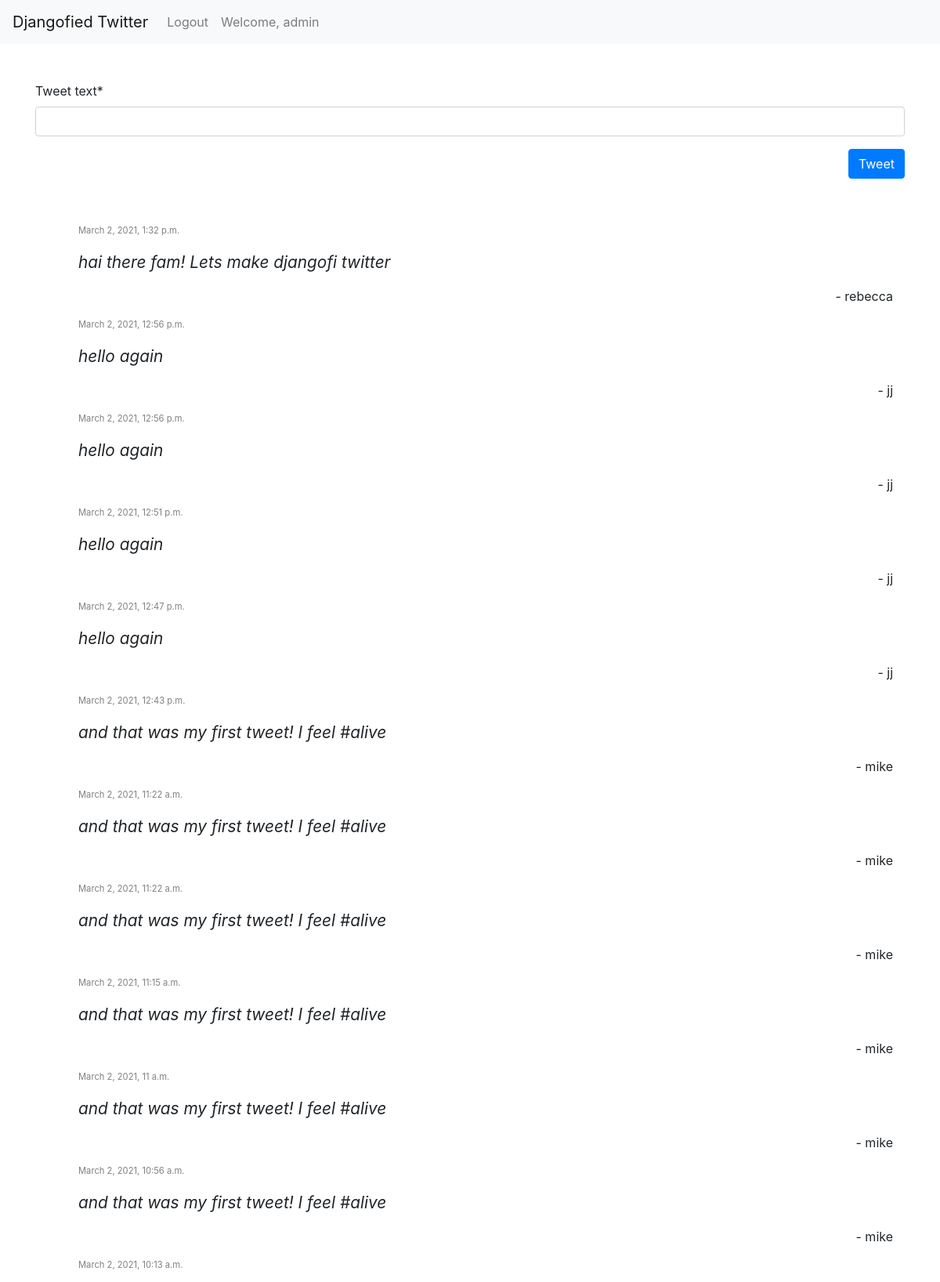
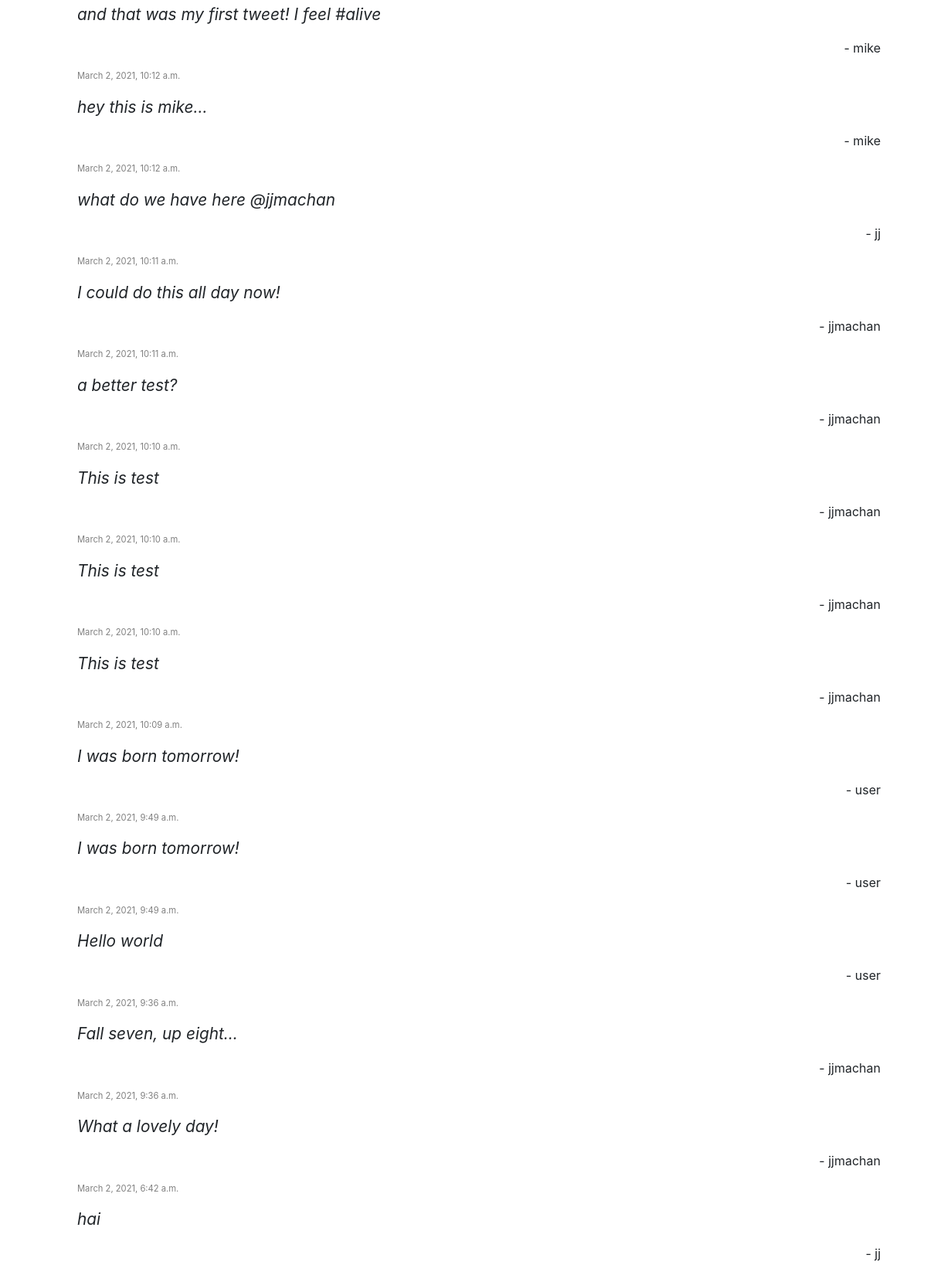
Screenshot of / (signed in) with the database file from the repository (2 pictures, top to bottom).
### accounts/models.py (models this page shows, shortened)
class Tweet(models.Model):
    tweet_text = models.CharField(max_length=200)
    tweet_date = models.DateTimeField('date tweeted',
                            default=timezone.now)
    tweet_likes = models.IntegerField(default=0)
    tweet_by = models.ForeignKey(
            settings.AUTH_USER_MODEL,
            on_delete=models.CASCADE)

### accounts/views.py (the view, shortened to what this page needs)
# urls.py: path('', views.index, name='home'),
def index(request):
    form = NewTweetForm
    tweets = Tweet.objects.order_by('-tweet_date')
    return render(request, 'accounts/home.html',
                  {'post_tweet': form,
                   'tweets': tweets})

### accounts/templates/accounts/home.html (shortened to what this page needs)
{% extends 'accounts/index.html' %}
{% block content %}
{% load crispy_forms_tags %}
{% if user.is_authenticated %}
<div class='container py-5'>
  <form method='POST'>
    {{ post_tweet | crispy }}
    <button class="btn btn-primary float-right" type="submit">Tweet</button>
  </form>
</div>
{% endif %}
<div class="container py-5">
  {% if tweets %}
    <ul>
      {% for tweet in tweets %}
      <div class='container tweet'>
        <p class='date'>{{tweet.tweet_date}}</p>
        <p class='tweet-text'>{{tweet.tweet_text}}</p>
        <p class='username'>- {{ tweet.tweet_by }}</p>
      </div>
      {% endfor %}
    </ul>
  {% else %}
      <p>No polls are available.</p>
  {% endif %}
</div>
{% endblock %}

### accounts/templates/accounts/index.html (shortened to what this page needs)
{% load static %}
<!DOCTYPE html>
<html lang="en">
  <head>
    <link rel="stylesheet" href="https://stackpath.bootstrapcdn.com/bootstrap/4.5.0/css/bootstrap.min.css">
    <link rel="stylesheet" href="{% static 'accounts/feed.css' %}">
  </head>
  <body>
    <nav class="navbar navbar-expand-lg navbar-light bg-light">
      <a class="navbar-brand" href="#">Djangofied Twitter</a>
      <div class="collapse navbar-collapse" id="navbarText">
        <ul class="navbar-nav mr-auto">
          {% if user.is_authenticated %}
          <li class="nav-item">
            <a class="nav-link" href="/logout">Logout</a>
          </li>
          <li class="nav-item">
            <a class="nav-link" href="#">Welcome, {{user.username}}</a>
          </li>
          {% else %}
          <li class="nav-item">
            <a class="nav-link" href="/login">Login</a>
          </li>
          {% endif %}
        </ul>
      </div>
    </nav>
    {% block content %}
    {% endblock %}
  </body>
</html>

### accounts/static/accounts/feed.css (style rules this page uses)
p.date { font-size: 0.7em; color: gray; }
p.tweet-text { font-size: 1.3em; font-style: italic; }
p.username { text-align: right }

### rows the page displays
Tweet: tweet_date "March 2, 2021, 1:32 p.m.", tweet_text "hai there fam! Lets make djangofi twitter", tweet_by "rebecca"
Tweet: tweet_date "March 2, 2021, 12:56 p.m.", tweet_text "hello again", tweet_by "jj"
Tweet: tweet_date "March 2, 2021, 12:56 p.m.", tweet_text "hello again", tweet_by "jj"
Tweet: tweet_date "March 2, 2021, 12:51 p.m.", tweet_text "hello again", tweet_by "jj"
Tweet: tweet_date "March 2, 2021, 12:47 p.m.", tweet_text "hello again", tweet_by "jj"
Tweet: tweet_date "March 2, 2021, 12:43 p.m.", tweet_text "and that was my first tweet! I feel #alive", tweet_by "mike"
Tweet: tweet_date "March 2, 2021, 11:22 a.m.", tweet_text "and that was my first tweet! I feel #alive", tweet_by "mike"
Tweet: tweet_date "March 2, 2021, 11:22 a.m.", tweet_text "and that was my first tweet! I feel #alive", tweet_by "mike"
Tweet: tweet_date "March 2, 2021, 11:15 a.m.", tweet_text "and that was my first tweet! I feel #alive", tweet_by "mike"
Tweet: tweet_date "March 2, 2021, 11 a.m.", tweet_text "and that was my first tweet! I feel #alive", tweet_by "mike"
Tweet: tweet_date "March 2, 2021, 10:56 a.m.", tweet_text "and that was my first tweet! I feel #alive", tweet_by "mike"
Tweet: tweet_date "March 2, 2021, 10:13 a.m.", tweet_text "and that was my first tweet! I feel #alive", tweet_by "mike"
Tweet: tweet_date "March 2, 2021, 10:12 a.m.", tweet_text "hey this is mike...", tweet_by "mike"
Tweet: tweet_date "March 2, 2021, 10:12 a.m.", tweet_text "what do we have here @jjmachan", tweet_by "jj"
Tweet: tweet_date "March 2, 2021, 10:11 a.m.", tweet_text "I could do this all day now!", tweet_by "jjmachan"
Tweet: tweet_date "March 2, 2021, 10:11 a.m.", tweet_text "a better test?", tweet_by "jjmachan"
Tweet: tweet_date "March 2, 2021, 10:10 a.m.", tweet_text "This is test", tweet_by "jjmachan"
Tweet: tweet_date "March 2, 2021, 10:10 a.m.", tweet_text "This is test", tweet_by "jjmachan"
Tweet: tweet_date "March 2, 2021, 10:10 a.m.", tweet_text "This is test", tweet_by "jjmachan"
Tweet: tweet_date "March 2, 2021, 10:09 a.m.", tweet_text "I was born tomorrow!", tweet_by "user"
Tweet: tweet_date "March 2, 2021, 9:49 a.m.", tweet_text "I was born tomorrow!", tweet_by "user"
Tweet: tweet_date "March 2, 2021, 9:49 a.m.", tweet_text "Hello world", tweet_by "user"
Tweet: tweet_date "March 2, 2021, 9:36 a.m.", tweet_text "Fall seven, up eight...", tweet_by "jjmachan"
Tweet: tweet_date "March 2, 2021, 9:36 a.m.", tweet_text "What a lovely day!", tweet_by "jjmachan"
Tweet: tweet_date "March 2, 2021, 6:42 a.m.", tweet_text "hai", tweet_by "jj"

### other values shown
{{ user.username }} "admin"
